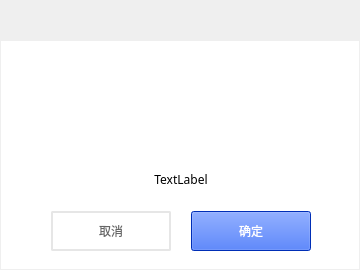
<?xml version="1.0" encoding="UTF-8"?>
<ui version="4.0">
 <class>MessageBoxPKUIClass</class>
 <widget class="QWidget" name="MessageBoxPKUIClass">
  <property name="geometry">
   <rect>
    <x>0</x>
    <y>0</y>
    <width>360</width>
    <height>270</height>
   </rect>
  </property>
  <property name="windowTitle">
   <string>Form</string>
  </property>
  <widget class="QLabel" name="coverIco">
   <property name="geometry">
    <rect>
     <x>120</x>
     <y>0</y>
     <width>120</width>
     <height>120</height>
    </rect>
   </property>
   <property name="styleSheet">
    <string notr="true">background-image: url(:/joy/message_default_ico);</string>
   </property>
   <property name="text">
    <string/>
   </property>
  </widget>
  <widget class="QWidget" name="bodyWidget" native="true">
   <property name="geometry">
    <rect>
     <x>0</x>
     <y>40</y>
     <width>360</width>
     <height>236</height>
    </rect>
   </property>
   <property name="styleSheet">
    <string notr="true"/>
   </property>
   <widget class="QWidget" name="centerWidget" native="true">
    <property name="geometry">
     <rect>
      <x>1</x>
      <y>1</y>
      <width>358</width>
      <height>228</height>
     </rect>
    </property>
    <property name="styleSheet">
     <string notr="true">background-color: rgb(255, 255, 255);</string>
    </property>
    <widget class="QLabel" name="messageLabel">
     <property name="geometry">
      <rect>
       <x>0</x>
       <y>126</y>
       <width>360</width>
       <height>24</height>
      </rect>
     </property>
     <property name="font">
      <font>
       <family>微软雅黑</family>
      </font>
     </property>
     <property name="text">
      <string>TextLabel</string>
     </property>
     <property name="alignment">
      <set>Qt::AlignCenter</set>
     </property>
    </widget>
    <widget class="QPushButton" name="cancelBtn">
     <property name="geometry">
      <rect>
       <x>50</x>
       <y>170</y>
       <width>120</width>
       <height>40</height>
      </rect>
     </property>
     <property name="font">
      <font>
       <family>微软雅黑</family>
      </font>
     </property>
     <property name="styleSheet">
      <string notr="true">color: rgb(102,102,102);
border-radius: 2px;
border: 2px solid #E6E6E6;</string>
     </property>
     <property name="text">
      <string>取消</string>
     </property>
    </widget>
    <widget class="QPushButton" name="okBtn">
     <property name="geometry">
      <rect>
       <x>190</x>
       <y>170</y>
       <width>120</width>
       <height>40</height>
      </rect>
     </property>
     <property name="font">
      <font>
       <family>微软雅黑</family>
      </font>
     </property>
     <property name="styleSheet">
      <string notr="true">background-color: rgb(0,65,255);
color: rgb(255, 255, 255);</string>
     </property>
     <property name="text">
      <string>确定</string>
     </property>
    </widget>
   </widget>
  </widget>
  <zorder>bodyWidget</zorder>
  <zorder>coverIco</zorder>
 </widget>
 <resources>
  <include location="../joy.qrc"/>
 </resources>
 <connections/>
</ui>
